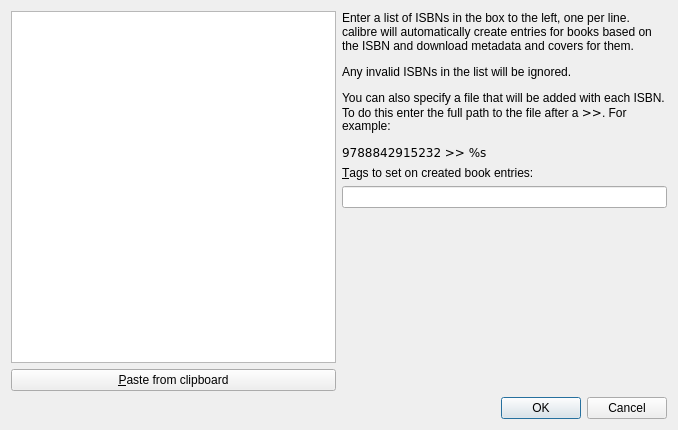
<?xml version="1.0" encoding="UTF-8"?>
<ui version="4.0">
 <class>Dialog</class>
 <widget class="QDialog" name="Dialog">
  <property name="geometry">
   <rect>
    <x>0</x>
    <y>0</y>
    <width>678</width>
    <height>430</height>
   </rect>
  </property>
  <property name="windowTitle">
   <string>Add books by ISBN</string>
  </property>
  <property name="windowIcon">
   <iconset resource="../../../../resources/images.qrc">
    <normaloff>:/images/add_book.png</normaloff>:/images/add_book.png</iconset>
  </property>
  <layout class="QGridLayout" name="gridLayout">
   <item row="0" column="0" rowspan="2">
    <layout class="QVBoxLayout" name="verticalLayout_2">
     <item>
      <widget class="QPlainTextEdit" name="isbn_box"/>
     </item>
     <item>
      <widget class="QPushButton" name="paste_button">
       <property name="text">
        <string>&amp;Paste from clipboard</string>
       </property>
      </widget>
     </item>
    </layout>
   </item>
   <item row="0" column="1">
    <widget class="QLabel" name="label">
     <property name="text">
      <string>&lt;p&gt;Enter a list of ISBNs in the box to the left, one per line. calibre will automatically create entries for books based on the ISBN and download metadata and covers for them.&lt;/p&gt;
&lt;p&gt;Any invalid ISBNs in the list will be ignored.&lt;/p&gt;
&lt;p&gt;You can also specify a file that will be added with each ISBN. To do this enter the full path to the file after a &lt;code&gt;&gt;&gt;&lt;/code&gt;.  For example:&lt;/p&gt;
&lt;p&gt;&lt;code&gt;9788842915232 &gt;&gt; %s&lt;/code&gt;&lt;/p&gt;</string>
     </property>
     <property name="wordWrap">
      <bool>true</bool>
     </property>
    </widget>
   </item>
   <item row="1" column="1">
    <layout class="QVBoxLayout" name="verticalLayout">
     <item>
      <widget class="QLabel" name="label_2">
       <property name="text">
        <string>&amp;Tags to set on created book entries:</string>
       </property>
       <property name="buddy">
        <cstring>add_tags</cstring>
       </property>
      </widget>
     </item>
     <item>
      <widget class="QLineEdit" name="add_tags"/>
     </item>
     <item>
      <spacer name="verticalSpacer">
       <property name="orientation">
        <enum>Qt::Vertical</enum>
       </property>
       <property name="sizeHint" stdset="0">
        <size>
         <width>20</width>
         <height>40</height>
        </size>
       </property>
      </spacer>
     </item>
    </layout>
   </item>
   <item row="2" column="0" colspan="2">
    <widget class="QDialogButtonBox" name="buttonBox">
     <property name="orientation">
      <enum>Qt::Horizontal</enum>
     </property>
     <property name="standardButtons">
      <set>QDialogButtonBox::Cancel|QDialogButtonBox::Ok</set>
     </property>
    </widget>
   </item>
  </layout>
 </widget>
 <resources>
  <include location="../../../../resources/images.qrc"/>
 </resources>
 <connections>
  <connection>
   <sender>buttonBox</sender>
   <signal>accepted()</signal>
   <receiver>Dialog</receiver>
   <slot>accept()</slot>
   <hints>
    <hint type="sourcelabel">
     <x>248</x>
     <y>254</y>
    </hint>
    <hint type="destinationlabel">
     <x>157</x>
     <y>274</y>
    </hint>
   </hints>
  </connection>
  <connection>
   <sender>buttonBox</sender>
   <signal>rejected()</signal>
   <receiver>Dialog</receiver>
   <slot>reject()</slot>
   <hints>
    <hint type="sourcelabel">
     <x>316</x>
     <y>260</y>
    </hint>
    <hint type="destinationlabel">
     <x>286</x>
     <y>274</y>
    </hint>
   </hints>
  </connection>
 </connections>
</ui>
